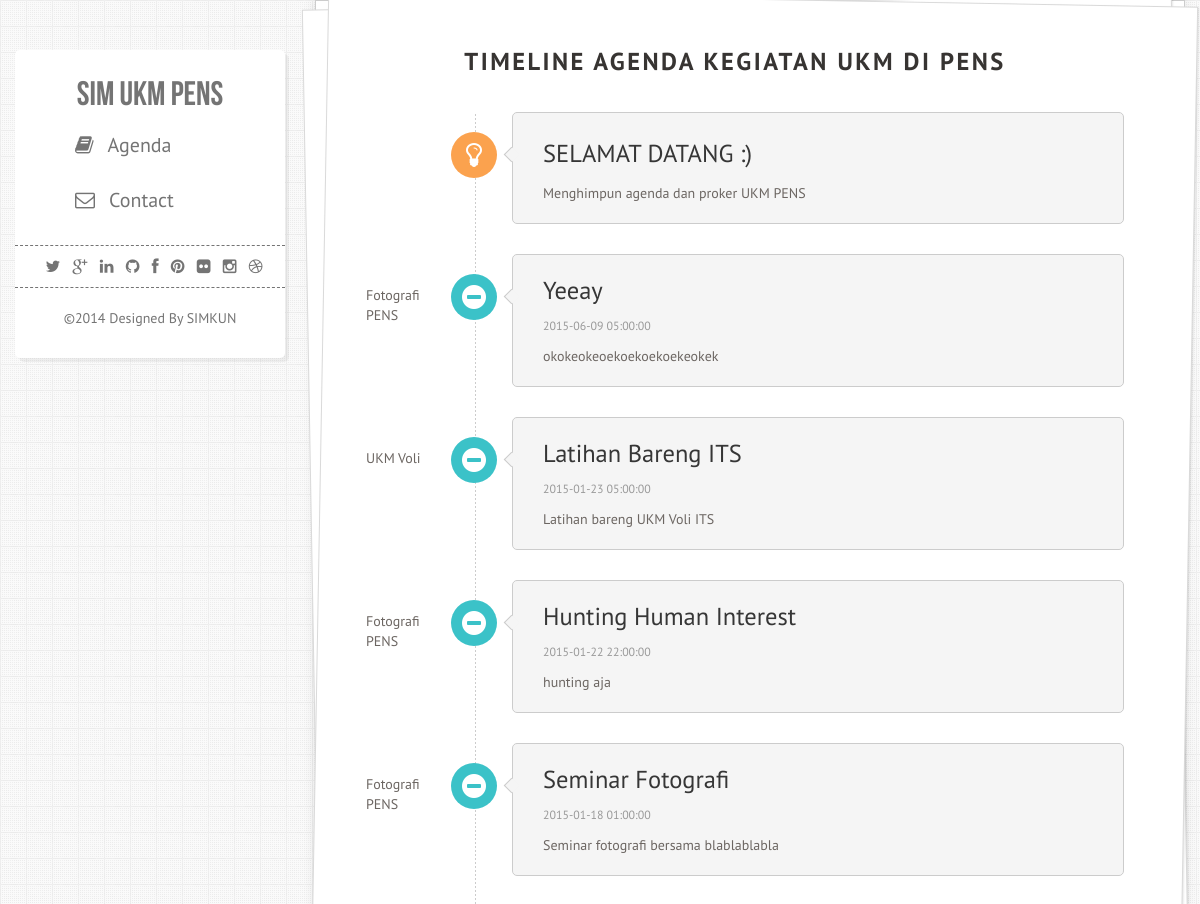
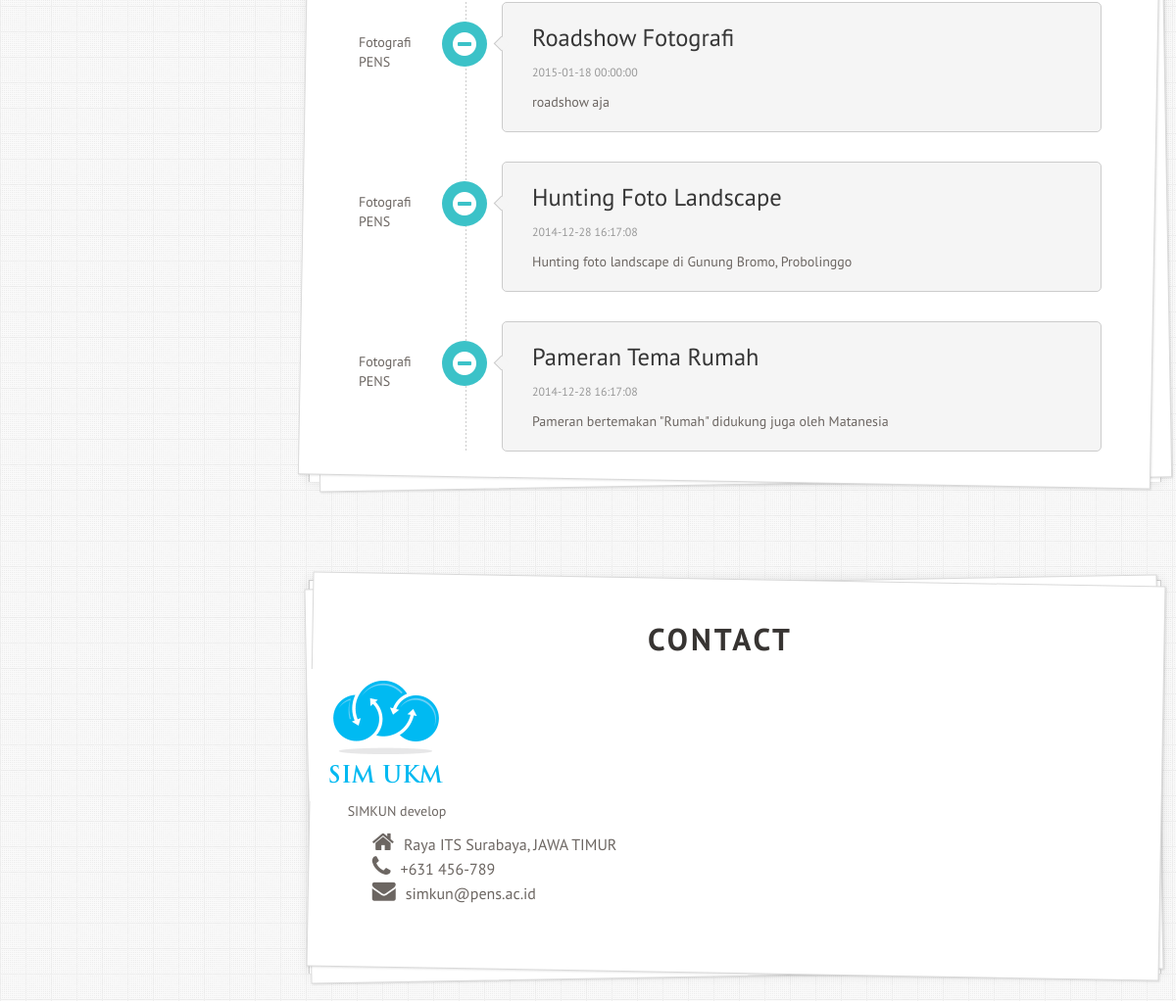
The page / on the database its author committed (2 pictures, top to bottom).
### tables this page shows
CREATE TABLE IF NOT EXISTS `agenda` (
`AGENDA_ID` int(11) NOT NULL,
  `UKM_ID` int(11) DEFAULT NULL COMMENT 'ref ukm',
  `AGENDA_TITLE` varchar(100) NOT NULL,
  `AGENDA_TEXT` text,
  `AGENDA_TIME` timestamp NULL DEFAULT NULL,
  `AGENDA_TIMETO` timestamp NULL DEFAULT NULL,
  `AGENDA_STATUS` int(11) DEFAULT NULL COMMENT '0=draft;1=publish;2=hapus;3=selesai'
);

CREATE TABLE IF NOT EXISTS `ukm` (
`UKM_ID` int(11) NOT NULL,
  `USER_ID` int(11) DEFAULT NULL COMMENT 'ref user',
  `UKM_NAME` char(50) DEFAULT NULL,
  `UKM_CREATED` timestamp NULL DEFAULT CURRENT_TIMESTAMP,
  `UKM_STATUS` int(11) DEFAULT '1' COMMENT '0=tidak aktif; 1=aktif',
  `UKM_INFO` char(100) DEFAULT '-',
  `UKM_CONTACT` char(100) DEFAULT NULL
);

### application/controllers/Blog.php (called while the page is built, shortened)
<?php
class Blog extends CI_Controller {
  public function __construct() {
    $this->load->model('agenda_model', '', true);
  }
  public function index()
  {
    $data['dataagenda'] = $this->agenda_model->view_agenda();
    $this->load->view('blog_view',$data);
  }
}

### index.php (called while the page is built, shortened)
<?php
require_once BASEPATH.'core/CodeIgniter.php';

### application/models/agenda_model.php (called while the page is built, shortened)
<?php
class Agenda_model extends CI_Model {
    function view_agenda(){
      $result = array();
      $this->db->select('*');
      $this->db->from('agenda');
      $this->db->join('ukm','ukm.ukm_id = agenda.ukm_id');
      $this->db->order_by('agenda_time','desc');
      $query =$this->db->get();
      if($query->num_rows > 0){
        $result = $query->result();
      }
      return $result;
    }
}
?>

### application/views/blog_view.php (the view, shortened to what this page needs)
<!DOCTYPE html>
<html lang="en">
<head>
  <link rel="stylesheet" media="screen" href="<?=base_url();?>public/assets/frontend/css/bootstrap.css" />
  <link rel="stylesheet" media="screen" href="<?=base_url();?>public/assets/frontend/css/styles.css" />
  <link rel="stylesheet" href="<?=base_url();?>public/assets/frontend/css/bebasneue.css" />
  <link href="<?=base_url();?>public/assets/frontend/font-awesome/css/font-awesome.css" rel="stylesheet" />
  <link rel="stylesheet" href="css/prettyPhoto.css" />
</head>
<body>
  <div class="container">
    <div class="row">
      <div class="span3 sidebar">
        <nav id="nav">
          <div class="logo">
            <h2>SIM UKM PENS</h2>
          </div>
          <div class="nav-collapse">
            <ul class="nav">
              <li><a href="#"><i class="icon-book"><span>Agenda</span></i></a>
              </li>
              <li><a href="#contact"><i class="icon-envelope-alt"><span>Contact</span></i></a>
              </li>
            </ul>
          </div>
        </nav>
        <div class="social-list">
          <ul class="social">
            <li><a href="#" data-placement="top" data-toggle="tooltip" title="twitter"><i class="icon-twitter"></i></a>
            </li>
            <li><a href="#" data-placement="top" data-toggle="tooltip" title="google plus"><i class="icon-google-plus"></i></a>
            </li>
            <li><a href="#" data-placement="top" data-toggle="tooltip" title="linkedin"><i class="icon-linkedin"></i></a>
            </li>
            <li><a href="#" data-placement="top" data-toggle="tooltip" title="github"><i class="icon-github"></i></a>
            </li>
            <li><a href="#" data-placement="top" data-toggle="tooltip" title="facebook"><i class="icon-facebook"></i></a>
            </li>
            <li><a href="#" data-placement="top" data-toggle="tooltip" title="pinterest"><i class="icon-pinterest"></i></a>
            </li>
            <li><a href="#" data-placement="top" data-toggle="tooltip" title="flickr"><i class="icon-flickr"></i></a>
            </li>
            <li><a href="#" data-placement="top" data-toggle="tooltip" title="instagram"><i class="icon-instagram"></i></a>
            </li>
            <li><a href="#" data-placement="top" data-toggle="tooltip" title="dribbble"><i class="icon-dribbble"></i></a>
            </li>
        </ul>
      </div>
      <div class="copyright">
        <p>&copy;2014 Designed By SIMKUN</a>
        </p>
      </div>
    </div>
    <div class="span9 content offset3">
      <section id="personal" class="section mtcon">
        <div class="row">
          <h3 class="mtcon-title">Timeline Agenda Kegiatan UKM di PENS</h3>
          <div class="span8 short-dec">
          </div>
        </div>
        <div class="row">
          <div class="span9">
            <div class="timeline">
              <div class="timeline-item">
                <div class="timeline-head">
                  <span class="icon-lightbulb"><i></i></span>
                </div>
                <div class="timeline-arrow"><i></i>
                </div>
                <div class="timeline-head-content">
                  <h3>Selamat Datang :)</h3>
                  <p><bold> Menghimpun agenda dan proker UKM PENS</bold></p>
                </div>
              </div>
              <?php foreach ($dataagenda as $row){ ?>
                <div class="timeline-item">
                  <div class="timeline-item-date"><?php echo $row->UKM_NAME?></div>
                  <div class="timeline-item-trigger">
                    <span class="icon-minus-sign" data-toggle="collapse" data-target="#job1"><i></i></span>
                  </div>
                  <div class="timeline-arrow"><i></i>
                  </div>
                  <div class="timeline-item-content">
                    <h3 class="timeline-item-title" data-toggle="collapse" data-target="#job1"><?php echo $row->AGENDA_TITLE ?></h3>
                    <div class="collapse in" id="job">
                      <p><small class="muted"><?php echo $row->AGENDA_TIME ?></small>
                      </p>
                      <p><?php echo $row->AGENDA_TEXT ?></p>
                    </div>
                  </div>
                </div>
                <?php } ?>
              </div>
            </div>
          </div>
        </section>
        <section id="contact" class="section mtcon">
          <div class="row">
            <h2 class="mtcon-title">Contact</h2>
          </div>
          <div> <img src="<?= base_url(); ?>public/assets/img/avatar10.png" title="Logo SIM UKM" class="img-responsive"  /></div>
          <div class="row contact">
            <div class="span4">
              <p>SIMKUN develop </p>
              <ul class="info">
                <li><i class="icon-home"></i><span>Raya ITS Surabaya, JAWA TIMUR</span>
                </li>
                <li><i class="icon-phone"></i><span>+631 456-789</span>
                </li>
                <li><i class="icon-envelope"></i><span>simkun@pens.ac.id</span>
                </li>
              </ul>
            </div>
          </section>
        </div>
      </div>
    </div>
  </body>
  </html>

### rows shown on the page
agenda: UKM_ID.UKM_NAME "Fotografi PENS", AGENDA_TITLE "Yeeay", AGENDA_TIME "2015-06-09 05:00:00", AGENDA_TEXT "okokeokeoekoekoekoekeokek"
agenda: UKM_ID.UKM_NAME "UKM Voli", AGENDA_TITLE "Latihan Bareng ITS", AGENDA_TIME "2015-01-23 05:00:00", AGENDA_TEXT "Latihan bareng UKM Voli ITS"
agenda: UKM_ID.UKM_NAME "Fotografi PENS", AGENDA_TITLE "Hunting Human Interest", AGENDA_TIME "2015-01-22 22:00:00", AGENDA_TEXT "hunting aja"
agenda: UKM_ID.UKM_NAME "Fotografi PENS", AGENDA_TITLE "Seminar Fotografi", AGENDA_TIME "2015-01-18 01:00:00", AGENDA_TEXT "Seminar fotografi bersama blablablabla"
agenda: UKM_ID.UKM_NAME "Fotografi PENS", AGENDA_TITLE "Roadshow Fotografi", AGENDA_TIME "2015-01-18 00:00:00", AGENDA_TEXT "roadshow aja"
agenda: UKM_ID.UKM_NAME "Fotografi PENS", AGENDA_TITLE "Hunting Foto Landscape", AGENDA_TIME "2014-12-28 16:17:08", AGENDA_TEXT "Hunting foto landscape di Gunung Bromo, Probolinggo"
agenda: UKM_ID.UKM_NAME "Fotografi PENS", AGENDA_TITLE "Pameran Tema Rumah", AGENDA_TIME "2014-12-28 16:17:08", AGENDA_TEXT "Pameran bertemakan \"Rumah\" didukung juga oleh Matanesia"
